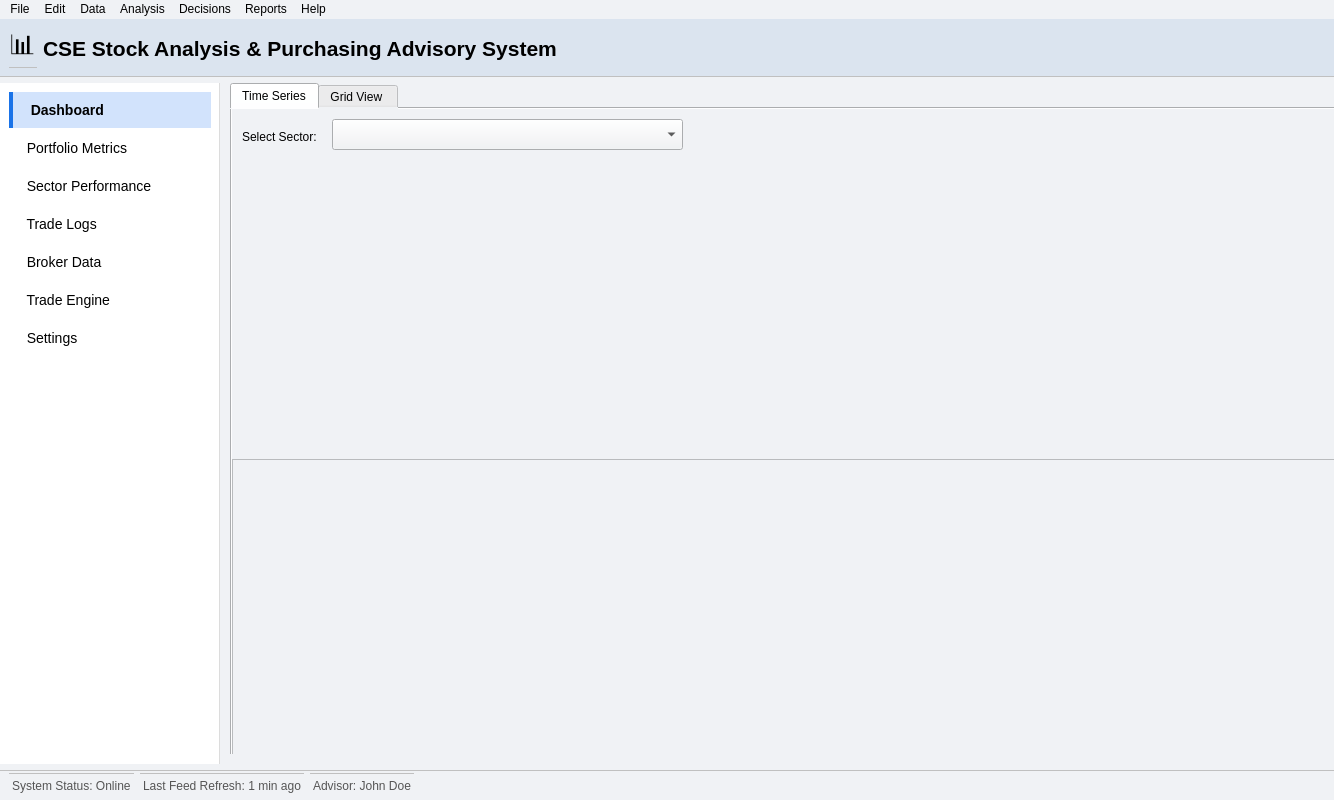
<?xml version="1.0" encoding="UTF-8"?>
<ui version="4.0">
 <class>MainWindow</class>
 <widget class="QMainWindow" name="MainWindow">
  <property name="geometry">
   <rect>
    <x>0</x>
    <y>0</y>
    <width>1334</width>
    <height>800</height>
   </rect>
  </property>
  <property name="windowTitle">
   <string>CSE Stock Analysis &amp; Purchasing Advisory System</string>
  </property>
  <property name="styleSheet">
   <string notr="true">background-color: #f0f2f5;</string>
  </property>
  <widget class="QWidget" name="centralwidget">
   <layout class="QVBoxLayout" name="verticalLayout_main">
    <property name="leftMargin">
     <number>0</number>
    </property>
    <property name="topMargin">
     <number>0</number>
    </property>
    <property name="rightMargin">
     <number>0</number>
    </property>
    <property name="bottomMargin">
     <number>0</number>
    </property>
    <item>
     <widget class="QFrame" name="headerFrame">
      <property name="minimumSize">
       <size>
        <width>0</width>
        <height>50</height>
       </size>
      </property>
      <property name="styleSheet">
       <string notr="true">background-color: #dbe4ef; border-bottom: 1px solid #c0c0c0;</string>
      </property>
      <layout class="QHBoxLayout" name="horizontalLayout_header">
       <item>
        <widget class="QLabel" name="headerIcon">
         <property name="maximumSize">
          <size>
           <width>40</width>
           <height>40</height>
          </size>
         </property>
         <property name="font">
          <font>
           <pointsize>20</pointsize>
          </font>
         </property>
         <property name="text">
          <string>📊</string>
         </property>
        </widget>
       </item>
       <item>
        <widget class="QLabel" name="headerTitle">
         <property name="font">
          <font>
           <pointsize>16</pointsize>
           <bold>true</bold>
          </font>
         </property>
         <property name="styleSheet">
          <string notr="true">border: none;</string>
         </property>
         <property name="text">
          <string>CSE Stock Analysis &amp; Purchasing Advisory System</string>
         </property>
        </widget>
       </item>
       <item>
        <spacer name="horizontalSpacer_header">
         <property name="orientation">
          <enum>Qt::Orientation::Horizontal</enum>
         </property>
         <property name="sizeHint" stdset="0">
          <size>
           <width>40</width>
           <height>20</height>
          </size>
         </property>
        </spacer>
       </item>
      </layout>
     </widget>
    </item>
    <item>
     <layout class="QHBoxLayout" name="horizontalLayout_body">
      <property name="spacing">
       <number>10</number>
      </property>
      <item>
       <widget class="QFrame" name="sidebarFrame">
        <property name="minimumSize">
         <size>
          <width>220</width>
          <height>0</height>
         </size>
        </property>
        <property name="maximumSize">
         <size>
          <width>220</width>
          <height>16777215</height>
         </size>
        </property>
        <property name="styleSheet">
         <string notr="true">
            QFrame { background-color: #ffffff; border-right: 1px solid #dcdcdc; }
            QPushButton { text-align: left; padding: 10px; font-size: 14px; border: none; background-color: transparent; }
            QPushButton:checked { background-color: #d2e3fc; font-weight: bold; border-left: 4px solid #1a73e8; }
            QPushButton:hover { background-color: #f1f3f4; }
         </string>
        </property>
        <layout class="QVBoxLayout" name="verticalLayout_sidebar">
         <property name="spacing">
          <number>2</number>
         </property>
         <item>
          <widget class="QPushButton" name="btnDashboard">
           <property name="text">
            <string>  Dashboard</string>
           </property>
           <property name="checkable">
            <bool>true</bool>
           </property>
           <property name="checked">
            <bool>true</bool>
           </property>
          </widget>
         </item>
         <item>
          <widget class="QPushButton" name="btnPortfolio">
           <property name="styleSheet">
            <string notr="true"/>
           </property>
           <property name="text">
            <string>  Portfolio Metrics</string>
           </property>
          </widget>
         </item>
         <item>
          <widget class="QPushButton" name="btnSector">
           <property name="text">
            <string>  Sector Performance</string>
           </property>
          </widget>
         </item>
         <item>
          <widget class="QPushButton" name="btnTradeLogs">
           <property name="text">
            <string>  Trade Logs</string>
           </property>
          </widget>
         </item>
         <item>
          <widget class="QPushButton" name="btnBroker">
           <property name="text">
            <string>  Broker Data</string>
           </property>
          </widget>
         </item>
         <item>
          <widget class="QPushButton" name="btnTradeEngine">
           <property name="text">
            <string>  Trade Engine</string>
           </property>
          </widget>
         </item>
         <item>
          <widget class="QPushButton" name="btnSettings">
           <property name="text">
            <string>  Settings</string>
           </property>
          </widget>
         </item>
         <item>
          <spacer name="verticalSpacer_sidebar">
           <property name="orientation">
            <enum>Qt::Orientation::Vertical</enum>
           </property>
           <property name="sizeHint" stdset="0">
            <size>
             <width>20</width>
             <height>40</height>
            </size>
           </property>
          </spacer>
         </item>
        </layout>
       </widget>
      </item>
      <item>
       <widget class="QStackedWidget" name="stackedWidget">
        <property name="currentIndex">
         <number>2</number>
        </property>
        <widget class="QWidget" name="pageDashboard">
         <layout class="QVBoxLayout" name="verticalLayout_dash">
          <property name="spacing">
           <number>15</number>
          </property>
          <property name="leftMargin">
           <number>10</number>
          </property>
          <property name="topMargin">
           <number>10</number>
          </property>
          <property name="rightMargin">
           <number>15</number>
          </property>
          <item>
           <layout class="QHBoxLayout" name="horizontalLayout_cards">
            <property name="spacing">
             <number>15</number>
            </property>
            <item>
             <widget class="QFrame" name="card1">
              <property name="styleSheet">
               <string notr="true">background-color: rgb(0, 0, 127); border-radius: 5px; border: 1px solid #dcdcdc;</string>
              </property>
              <layout class="QVBoxLayout">
               <item>
                <widget class="QLabel" name="label">
                 <property name="styleSheet">
                  <string notr="true">border:none; color:white;</string>
                 </property>
                 <property name="text">
                  <string>CSE All Share Index (ASI)</string>
                 </property>
                </widget>
               </item>
               <item>
                <widget class="QLabel" name="asiValueLable">
                 <property name="font">
                  <font>
                   <pointsize>24</pointsize>
                   <bold>true</bold>
                  </font>
                 </property>
                 <property name="styleSheet">
                  <string notr="true">border:none; color: white;</string>
                 </property>
                 <property name="text">
                  <string>11,450.00</string>
                 </property>
                </widget>
               </item>
              </layout>
             </widget>
            </item>
            <item>
             <widget class="QFrame" name="card2">
              <property name="styleSheet">
               <string notr="true">background-color: rgb(0, 0, 127); border-radius: 5px; border: 1px solid #dcdcdc;</string>
              </property>
              <layout class="QVBoxLayout">
               <item>
                <widget class="QLabel" name="label">
                 <property name="styleSheet">
                  <string notr="true">border:none; color: white;</string>
                 </property>
                 <property name="text">
                  <string>Total Market Volume</string>
                 </property>
                </widget>
               </item>
               <item>
                <widget class="QLabel" name="totalMarketVolumeLable">
                 <property name="font">
                  <font>
                   <pointsize>24</pointsize>
                   <bold>true</bold>
                  </font>
                 </property>
                 <property name="styleSheet">
                  <string notr="true">border:none; color: white;</string>
                 </property>
                 <property name="text">
                  <string>5.2M Shares</string>
                 </property>
                </widget>
               </item>
              </layout>
             </widget>
            </item>
            <item>
             <widget class="QFrame" name="card3">
              <property name="styleSheet">
               <string notr="true">background-color: rgb(0, 0, 127); border-radius: 5px; border: 1px solid #dcdcdc;</string>
              </property>
              <layout class="QVBoxLayout">
               <item>
                <widget class="QLabel" name="label">
                 <property name="styleSheet">
                  <string notr="true">border:none; color: white;</string>
                 </property>
                 <property name="text">
                  <string>Tracked Stocks</string>
                 </property>
                </widget>
               </item>
               <item>
                <widget class="QLabel" name="trackedStocksLable">
                 <property name="font">
                  <font>
                   <pointsize>24</pointsize>
                   <bold>true</bold>
                  </font>
                 </property>
                 <property name="styleSheet">
                  <string notr="true">border:none; color: white;</string>
                 </property>
                 <property name="text">
                  <string>150 Stocks</string>
                 </property>
                </widget>
               </item>
              </layout>
             </widget>
            </item>
            <item>
             <widget class="QFrame" name="card4">
              <property name="styleSheet">
               <string notr="true">background-color: rgb(0, 0, 127); border-radius: 5px; border: 1px solid #dcdcdc;</string>
              </property>
              <layout class="QVBoxLayout">
               <item>
                <widget class="QLabel" name="label">
                 <property name="styleSheet">
                  <string notr="true">border:none; color: white;</string>
                 </property>
                 <property name="text">
                  <string>Buy Signals</string>
                 </property>
                </widget>
               </item>
               <item>
                <widget class="QLabel" name="buyingAletLable">
                 <property name="font">
                  <font>
                   <pointsize>24</pointsize>
                   <bold>true</bold>
                  </font>
                 </property>
                 <property name="styleSheet">
                  <string notr="true">border:none; color: darkorange;</string>
                 </property>
                 <property name="text">
                  <string>8 Alerts</string>
                 </property>
                </widget>
               </item>
              </layout>
             </widget>
            </item>
           </layout>
          </item>
          <item>
           <layout class="QHBoxLayout" name="horizontalLayout_charts" stretch="0,0">
            <property name="spacing">
             <number>8</number>
            </property>
            <item>
             <widget class="QFrame" name="frameBarChart">
              <property name="baseSize">
               <size>
                <width>0</width>
                <height>200</height>
               </size>
              </property>
              <property name="styleSheet">
               <string notr="true">background-color: white; border-radius: 5px; border: 1px solid #dcdcdc;</string>
              </property>
              <layout class="QVBoxLayout">
               <item>
                <widget class="QLabel" name="lblBarChart">
                 <property name="font">
                  <font>
                   <pointsize>12</pointsize>
                  </font>
                 </property>
                 <property name="styleSheet">
                  <string notr="true">border:none;</string>
                 </property>
                 <property name="text">
                  <string>Sector Performance (1M, 3M, 6M)</string>
                 </property>
                 <property name="alignment">
                  <set>Qt::AlignmentFlag::AlignCenter</set>
                 </property>
                </widget>
               </item>
               <item>
                <widget class="QWidget" name="sectorPerformChartWidget" native="true">
                 <property name="sizePolicy">
                  <sizepolicy hsizetype="Expanding" vsizetype="Expanding">
                   <horstretch>0</horstretch>
                   <verstretch>0</verstretch>
                  </sizepolicy>
                 </property>
                 <property name="minimumSize">
                  <size>
                   <width>0</width>
                   <height>200</height>
                  </size>
                 </property>
                </widget>
               </item>
              </layout>
             </widget>
            </item>
            <item>
             <widget class="QFrame" name="frameLineChart">
              <property name="baseSize">
               <size>
                <width>0</width>
                <height>200</height>
               </size>
              </property>
              <property name="styleSheet">
               <string notr="true">background-color: white; border-radius: 5px; border: 1px solid #dcdcdc;</string>
              </property>
              <layout class="QVBoxLayout">
               <item>
                <widget class="QLabel" name="lblLineChart">
                 <property name="font">
                  <font>
                   <pointsize>12</pointsize>
                  </font>
                 </property>
                 <property name="styleSheet">
                  <string notr="true">border:none;</string>
                 </property>
                 <property name="text">
                  <string>Top 10 Recommended Stock Trends</string>
                 </property>
                 <property name="alignment">
                  <set>Qt::AlignmentFlag::AlignCenter</set>
                 </property>
                </widget>
               </item>
               <item>
                <widget class="QWidget" name="top3RecomandedStockTrendChartWidget" native="true">
                 <property name="sizePolicy">
                  <sizepolicy hsizetype="Expanding" vsizetype="Expanding">
                   <horstretch>0</horstretch>
                   <verstretch>0</verstretch>
                  </sizepolicy>
                 </property>
                 <property name="minimumSize">
                  <size>
                   <width>0</width>
                   <height>200</height>
                  </size>
                 </property>
                </widget>
               </item>
              </layout>
             </widget>
            </item>
           </layout>
          </item>
          <item>
           <layout class="QHBoxLayout" name="horizontalLayout_tables">
            <property name="spacing">
             <number>15</number>
            </property>
            <item>
             <widget class="QFrame" name="frameRecs">
              <property name="baseSize">
               <size>
                <width>0</width>
                <height>200</height>
               </size>
              </property>
              <property name="styleSheet">
               <string notr="true">background-color: white; border-radius: 5px; border: 1px solid #dcdcdc;</string>
              </property>
              <layout class="QVBoxLayout">
               <item>
                <widget class="QLabel" name="lblRecs">
                 <property name="font">
                  <font>
                   <pointsize>12</pointsize>
                  </font>
                 </property>
                 <property name="styleSheet">
                  <string notr="true">border:none;</string>
                 </property>
                 <property name="text">
                  <string>Stock Purchase Recommendations</string>
                 </property>
                </widget>
               </item>
               <item>
                <widget class="QTableWidget" name="stockPurchaseRecomandWidget">
                 <property name="styleSheet">
                  <string notr="true">border: 1px solid #e0e0e0;</string>
                 </property>
                 <property name="columnCount">
                  <number>2</number>
                 </property>
                 <attribute name="horizontalHeaderVisible">
                  <bool>false</bool>
                 </attribute>
                 <attribute name="verticalHeaderVisible">
                  <bool>false</bool>
                 </attribute>
                 <column/>
                 <column/>
                </widget>
               </item>
              </layout>
             </widget>
            </item>
            <item>
             <widget class="QFrame" name="frameDiv">
              <property name="baseSize">
               <size>
                <width>0</width>
                <height>200</height>
               </size>
              </property>
              <property name="styleSheet">
               <string notr="true">background-color: white; border-radius: 5px; border: 1px solid #dcdcdc;</string>
              </property>
              <layout class="QVBoxLayout">
               <item>
                <widget class="QLabel" name="lblDiv">
                 <property name="font">
                  <font>
                   <pointsize>12</pointsize>
                  </font>
                 </property>
                 <property name="styleSheet">
                  <string notr="true">border:none;</string>
                 </property>
                 <property name="text">
                  <string>Top 10 Gainers</string>
                 </property>
                </widget>
               </item>
               <item>
                <widget class="QTableWidget" name="tableGainers">
                 <property name="styleSheet">
                  <string notr="true">border: 1px solid #e0e0e0;</string>
                 </property>
                 <property name="columnCount">
                  <number>6</number>
                 </property>
                 <attribute name="verticalHeaderVisible">
                  <bool>false</bool>
                 </attribute>
                 <column>
                  <property name="text">
                   <string>No.</string>
                  </property>
                 </column>
                 <column>
                  <property name="text">
                   <string>Symbol</string>
                  </property>
                 </column>
                 <column>
                  <property name="text">
                   <string>Name</string>
                  </property>
                 </column>
                 <column>
                  <property name="text">
                   <string>Close Latest</string>
                  </property>
                 </column>
                 <column>
                  <property name="text">
                   <string>Close Previous</string>
                  </property>
                 </column>
                 <column>
                  <property name="text">
                   <string>Weekly Percentage Change</string>
                  </property>
                 </column>
                </widget>
               </item>
              </layout>
             </widget>
            </item>
           </layout>
          </item>
         </layout>
        </widget>
        <widget class="QWidget" name="pagePortfolio">
         <widget class="QFrame" name="portpolioMatrixChartWidget">
          <property name="geometry">
           <rect>
            <x>0</x>
            <y>60</y>
            <width>1141</width>
            <height>611</height>
           </rect>
          </property>
          <property name="frameShape">
           <enum>QFrame::Shape::StyledPanel</enum>
          </property>
          <property name="frameShadow">
           <enum>QFrame::Shadow::Raised</enum>
          </property>
         </widget>
         <widget class="QLabel" name="label_2">
          <property name="geometry">
           <rect>
            <x>0</x>
            <y>20</y>
            <width>131</width>
            <height>21</height>
           </rect>
          </property>
          <property name="text">
           <string>Best Peforming Companies</string>
          </property>
         </widget>
         <widget class="QComboBox" name="bestPerformCompanyComboBox">
          <property name="geometry">
           <rect>
            <x>150</x>
            <y>11</y>
            <width>271</width>
            <height>31</height>
           </rect>
          </property>
         </widget>
        </widget>
        <widget class="QWidget" name="sectorPerformance">
         <widget class="QWidget" name="widget" native="true">
          <property name="geometry">
           <rect>
            <x>0</x>
            <y>0</y>
            <width>1151</width>
            <height>671</height>
           </rect>
          </property>
          <widget class="QTabWidget" name="sectorPerformanceTabWidget">
           <property name="geometry">
            <rect>
             <x>0</x>
             <y>0</y>
             <width>1151</width>
             <height>681</height>
            </rect>
           </property>
           <property name="autoFillBackground">
            <bool>false</bool>
           </property>
           <property name="currentIndex">
            <number>0</number>
           </property>
           <widget class="QWidget" name="timeSeriesChartTab">
            <attribute name="title">
             <string>Time Series</string>
            </attribute>
            <widget class="QWidget" name="timeSeriesChartWidget" native="true">
             <property name="geometry">
              <rect>
               <x>0</x>
               <y>50</y>
               <width>1141</width>
               <height>301</height>
              </rect>
             </property>
            </widget>
            <widget class="QComboBox" name="sectorComboBox">
             <property name="geometry">
              <rect>
               <x>100</x>
               <y>10</y>
               <width>351</width>
               <height>31</height>
              </rect>
             </property>
            </widget>
            <widget class="QLabel" name="label_3">
             <property name="geometry">
              <rect>
               <x>10</x>
               <y>20</y>
               <width>81</width>
               <height>16</height>
              </rect>
             </property>
             <property name="text">
              <string>Select Sector:</string>
             </property>
            </widget>
            <widget class="QWidget" name="widget_2" native="true">
             <property name="geometry">
              <rect>
               <x>0</x>
               <y>350</y>
               <width>1141</width>
               <height>301</height>
              </rect>
             </property>
             <widget class="QTableWidget" name="sectorWiseDetailTable">
              <property name="geometry">
               <rect>
                <x>0</x>
                <y>0</y>
                <width>1141</width>
                <height>301</height>
               </rect>
              </property>
             </widget>
            </widget>
           </widget>
           <widget class="QWidget" name="gridViewChartTab">
            <attribute name="title">
             <string>Grid View </string>
            </attribute>
            <widget class="QScrollArea" name="gridChartScrollArea">
             <property name="geometry">
              <rect>
               <x>0</x>
               <y>0</y>
               <width>1051</width>
               <height>661</height>
              </rect>
             </property>
             <property name="widgetResizable">
              <bool>true</bool>
             </property>
             <widget class="QWidget" name="scrollAreaWidgetContents">
              <property name="geometry">
               <rect>
                <x>0</x>
                <y>0</y>
                <width>1049</width>
                <height>659</height>
               </rect>
              </property>
             </widget>
            </widget>
           </widget>
          </widget>
         </widget>
        </widget>
       </widget>
      </item>
     </layout>
    </item>
    <item>
     <widget class="QFrame" name="statusFrame">
      <property name="minimumSize">
       <size>
        <width>0</width>
        <height>30</height>
       </size>
      </property>
      <property name="styleSheet">
       <string notr="true">background-color: #f0f2f5; border-top: 1px solid #c0c0c0; color: #555;</string>
      </property>
      <layout class="QHBoxLayout">
       <property name="topMargin">
        <number>2</number>
       </property>
       <property name="bottomMargin">
        <number>2</number>
       </property>
       <item>
        <widget class="QLabel" name="label">
         <property name="text">
          <string>System Status: Online</string>
         </property>
        </widget>
       </item>
       <item>
        <widget class="QLabel" name="label">
         <property name="text">
          <string>Last Feed Refresh: 1 min ago</string>
         </property>
        </widget>
       </item>
       <item>
        <widget class="QLabel" name="label">
         <property name="text">
          <string>Advisor: John Doe</string>
         </property>
        </widget>
       </item>
       <item>
        <spacer>
         <property name="orientation">
          <enum>Qt::Orientation::Horizontal</enum>
         </property>
         <property name="sizeHint" stdset="0">
          <size>
           <width>0</width>
           <height>0</height>
          </size>
         </property>
        </spacer>
       </item>
      </layout>
     </widget>
    </item>
   </layout>
  </widget>
  <widget class="QMenuBar" name="menubar">
   <property name="geometry">
    <rect>
     <x>0</x>
     <y>0</y>
     <width>1334</width>
     <height>23</height>
    </rect>
   </property>
   <widget class="QMenu" name="menuFile">
    <property name="title">
     <string>File</string>
    </property>
   </widget>
   <widget class="QMenu" name="menuEdit">
    <property name="title">
     <string>Edit</string>
    </property>
   </widget>
   <widget class="QMenu" name="menuData">
    <property name="title">
     <string>Data</string>
    </property>
    <widget class="QMenu" name="menuImport">
     <property name="title">
      <string>Import</string>
     </property>
     <addaction name="separator"/>
     <addaction name="separator"/>
     <addaction name="actionUpload_CSV"/>
     <addaction name="actionFetching_CSE"/>
    </widget>
    <addaction name="separator"/>
    <addaction name="menuImport"/>
    <addaction name="actionExport"/>
    <addaction name="actionReload"/>
   </widget>
   <widget class="QMenu" name="menuAnalysis">
    <property name="title">
     <string>Analysis</string>
    </property>
   </widget>
   <widget class="QMenu" name="menuDecisions">
    <property name="title">
     <string>Decisions</string>
    </property>
   </widget>
   <widget class="QMenu" name="menuReports">
    <property name="title">
     <string>Reports</string>
    </property>
   </widget>
   <widget class="QMenu" name="menuHelp">
    <property name="title">
     <string>Help</string>
    </property>
   </widget>
   <addaction name="menuFile"/>
   <addaction name="menuEdit"/>
   <addaction name="menuData"/>
   <addaction name="menuAnalysis"/>
   <addaction name="menuDecisions"/>
   <addaction name="menuReports"/>
   <addaction name="menuHelp"/>
  </widget>
  <action name="actionExport">
   <property name="text">
    <string>Export</string>
   </property>
  </action>
  <action name="actionReload">
   <property name="checkable">
    <bool>false</bool>
   </property>
   <property name="text">
    <string>Reload</string>
   </property>
  </action>
  <action name="actionUpload_CSV">
   <property name="text">
    <string>Upload_CSV</string>
   </property>
  </action>
  <action name="actionFetching_CSE">
   <property name="text">
    <string>Fetching_CSE</string>
   </property>
  </action>
 </widget>
 <resources/>
 <connections/>
</ui>
